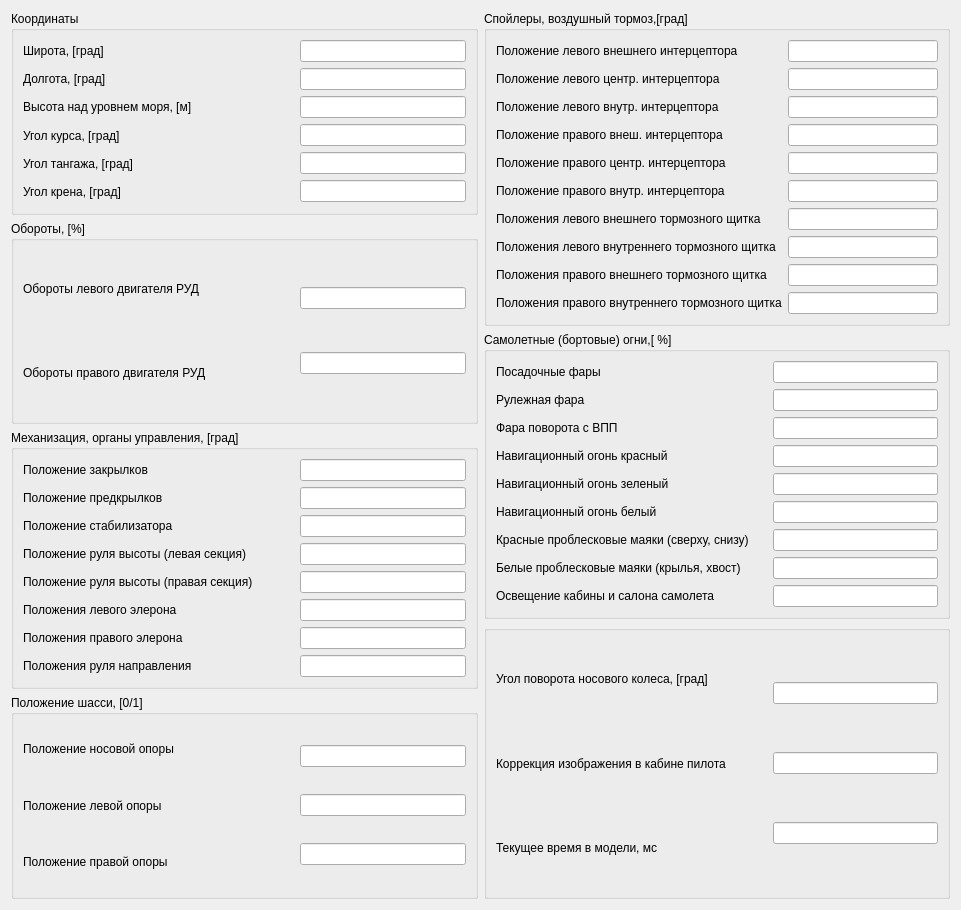
<?xml version="1.0" encoding="UTF-8"?>
<ui version="4.0">
 <class>MainVisual</class>
 <widget class="QWidget" name="MainVisual">
  <property name="geometry">
   <rect>
    <x>0</x>
    <y>0</y>
    <width>961</width>
    <height>910</height>
   </rect>
  </property>
  <property name="windowTitle">
   <string>Form</string>
  </property>
  <layout class="QHBoxLayout" name="horizontalLayout_8">
   <item>
    <layout class="QVBoxLayout" name="verticalLayout_5">
     <item>
      <widget class="QGroupBox" name="mCloudGrB">
       <property name="title">
        <string>Координаты</string>
       </property>
       <layout class="QHBoxLayout" name="horizontalLayout">
        <item>
         <layout class="QVBoxLayout" name="verticalLayout_4">
          <item>
           <widget class="QLabel" name="label_3">
            <property name="minimumSize">
             <size>
              <width>271</width>
              <height>0</height>
             </size>
            </property>
            <property name="text">
             <string>Широта, [град]</string>
            </property>
           </widget>
          </item>
          <item>
           <widget class="QLabel" name="label_4">
            <property name="text">
             <string>Долгота, [град]</string>
            </property>
           </widget>
          </item>
          <item>
           <widget class="QLabel" name="label_5">
            <property name="text">
             <string>Высота над уровнем моря, [м]</string>
            </property>
           </widget>
          </item>
          <item>
           <widget class="QLabel" name="label_6">
            <property name="minimumSize">
             <size>
              <width>271</width>
              <height>0</height>
             </size>
            </property>
            <property name="text">
             <string>Угол курса, [град]</string>
            </property>
           </widget>
          </item>
          <item>
           <widget class="QLabel" name="label_7">
            <property name="text">
             <string>Угол тангажа, [град]</string>
            </property>
           </widget>
          </item>
          <item>
           <widget class="QLabel" name="label_8">
            <property name="text">
             <string>Угол крена, [град]</string>
            </property>
           </widget>
          </item>
         </layout>
        </item>
        <item>
         <layout class="QVBoxLayout" name="verticalLayout_2">
          <item>
           <widget class="QLineEdit" name="pcoord_lat">
            <property name="text">
             <string/>
            </property>
           </widget>
          </item>
          <item>
           <widget class="QLineEdit" name="pcoord_lon">
            <property name="text">
             <string/>
            </property>
           </widget>
          </item>
          <item>
           <widget class="QLineEdit" name="pcoord_h">
            <property name="text">
             <string/>
            </property>
           </widget>
          </item>
          <item>
           <widget class="QLineEdit" name="pangle_c">
            <property name="text">
             <string/>
            </property>
           </widget>
          </item>
          <item>
           <widget class="QLineEdit" name="pangle_p">
            <property name="text">
             <string/>
            </property>
           </widget>
          </item>
          <item>
           <widget class="QLineEdit" name="pangle_r">
            <property name="text">
             <string/>
            </property>
           </widget>
          </item>
         </layout>
        </item>
       </layout>
      </widget>
     </item>
     <item>
      <widget class="QGroupBox" name="mCloudGrB_2">
       <property name="title">
        <string>Обороты, [%]</string>
       </property>
       <layout class="QHBoxLayout" name="horizontalLayout_4">
        <item>
         <layout class="QVBoxLayout" name="verticalLayout_8">
          <item>
           <widget class="QLabel" name="label_9">
            <property name="minimumSize">
             <size>
              <width>271</width>
              <height>0</height>
             </size>
            </property>
            <property name="text">
             <string>Обороты левого двигателя РУД</string>
            </property>
           </widget>
          </item>
          <item>
           <widget class="QLabel" name="label_10">
            <property name="text">
             <string>Обороты правого двигателя РУД</string>
            </property>
           </widget>
          </item>
         </layout>
        </item>
        <item>
         <layout class="QVBoxLayout" name="verticalLayout_10">
          <item>
           <widget class="QLineEdit" name="n2_l">
            <property name="text">
             <string/>
            </property>
           </widget>
          </item>
          <item>
           <widget class="QLineEdit" name="n2_r">
            <property name="text">
             <string/>
            </property>
           </widget>
          </item>
         </layout>
        </item>
       </layout>
      </widget>
     </item>
     <item>
      <widget class="QGroupBox" name="mCloudGrB_3">
       <property name="title">
        <string>Механизация, органы управления, [град]</string>
       </property>
       <layout class="QHBoxLayout" name="horizontalLayout_5">
        <item>
         <layout class="QVBoxLayout" name="verticalLayout_9">
          <item>
           <widget class="QLabel" name="label_11">
            <property name="minimumSize">
             <size>
              <width>271</width>
              <height>0</height>
             </size>
            </property>
            <property name="text">
             <string>Положение закрылков</string>
            </property>
           </widget>
          </item>
          <item>
           <widget class="QLabel" name="label_12">
            <property name="text">
             <string>Положение предкрылков</string>
            </property>
           </widget>
          </item>
          <item>
           <widget class="QLabel" name="label_13">
            <property name="text">
             <string>Положение стабилизатора</string>
            </property>
           </widget>
          </item>
          <item>
           <widget class="QLabel" name="label_14">
            <property name="minimumSize">
             <size>
              <width>271</width>
              <height>0</height>
             </size>
            </property>
            <property name="text">
             <string>Положение руля высоты (левая секция)</string>
            </property>
           </widget>
          </item>
          <item>
           <widget class="QLabel" name="label_15">
            <property name="text">
             <string>Положение руля высоты (правая секция)</string>
            </property>
           </widget>
          </item>
          <item>
           <widget class="QLabel" name="label_17">
            <property name="text">
             <string>Положения левого элерона</string>
            </property>
           </widget>
          </item>
          <item>
           <widget class="QLabel" name="label_18">
            <property name="text">
             <string>Положения правого элерона</string>
            </property>
           </widget>
          </item>
          <item>
           <widget class="QLabel" name="label_16">
            <property name="text">
             <string>Положения руля направления</string>
            </property>
           </widget>
          </item>
         </layout>
        </item>
        <item>
         <layout class="QVBoxLayout" name="verticalLayout_11">
          <item>
           <widget class="QLineEdit" name="flaps">
            <property name="text">
             <string/>
            </property>
           </widget>
          </item>
          <item>
           <widget class="QLineEdit" name="slats">
            <property name="text">
             <string/>
            </property>
           </widget>
          </item>
          <item>
           <widget class="QLineEdit" name="stabilizer">
            <property name="text">
             <string/>
            </property>
           </widget>
          </item>
          <item>
           <widget class="QLineEdit" name="elevator_l">
            <property name="text">
             <string/>
            </property>
           </widget>
          </item>
          <item>
           <widget class="QLineEdit" name="elevator_r">
            <property name="text">
             <string/>
            </property>
           </widget>
          </item>
          <item>
           <widget class="QLineEdit" name="aileron_l">
            <property name="text">
             <string/>
            </property>
           </widget>
          </item>
          <item>
           <widget class="QLineEdit" name="aileron_r">
            <property name="text">
             <string/>
            </property>
           </widget>
          </item>
          <item>
           <widget class="QLineEdit" name="rudder">
            <property name="text">
             <string/>
            </property>
           </widget>
          </item>
         </layout>
        </item>
       </layout>
      </widget>
     </item>
     <item>
      <widget class="QGroupBox" name="mCloudGrB_4">
       <property name="title">
        <string>Положение шасси, [0/1]</string>
       </property>
       <layout class="QHBoxLayout" name="horizontalLayout_6">
        <item>
         <layout class="QVBoxLayout" name="verticalLayout">
          <item>
           <widget class="QLabel" name="label_19">
            <property name="minimumSize">
             <size>
              <width>271</width>
              <height>0</height>
             </size>
            </property>
            <property name="text">
             <string>Положение носовой опоры</string>
            </property>
           </widget>
          </item>
          <item>
           <widget class="QLabel" name="label_20">
            <property name="text">
             <string>Положение левой опоры</string>
            </property>
           </widget>
          </item>
          <item>
           <widget class="QLabel" name="label_21">
            <property name="text">
             <string>Положение правой опоры</string>
            </property>
           </widget>
          </item>
         </layout>
        </item>
        <item>
         <layout class="QVBoxLayout" name="verticalLayout_3">
          <item>
           <widget class="QLineEdit" name="gear_n">
            <property name="text">
             <string/>
            </property>
           </widget>
          </item>
          <item>
           <widget class="QLineEdit" name="gear_l">
            <property name="text">
             <string/>
            </property>
           </widget>
          </item>
          <item>
           <widget class="QLineEdit" name="gear_r">
            <property name="text">
             <string/>
            </property>
           </widget>
          </item>
         </layout>
        </item>
       </layout>
      </widget>
     </item>
    </layout>
   </item>
   <item>
    <layout class="QVBoxLayout" name="verticalLayout_6">
     <item>
      <widget class="QGroupBox" name="mCloudGrB_6">
       <property name="title">
        <string>Спойлеры, воздушный тормоз,[град]</string>
       </property>
       <layout class="QHBoxLayout" name="horizontalLayout_2">
        <item>
         <layout class="QVBoxLayout" name="verticalLayout_20">
          <item>
           <widget class="QLabel" name="label_27">
            <property name="minimumSize">
             <size>
              <width>271</width>
              <height>0</height>
             </size>
            </property>
            <property name="text">
             <string>Положение левого внешнего интерцептора</string>
            </property>
           </widget>
          </item>
          <item>
           <widget class="QLabel" name="label_28">
            <property name="text">
             <string>Положение левого центр. интерцептора</string>
            </property>
           </widget>
          </item>
          <item>
           <widget class="QLabel" name="label_29">
            <property name="text">
             <string>Положение левого внутр. интерцептора</string>
            </property>
           </widget>
          </item>
          <item>
           <widget class="QLabel" name="label_30">
            <property name="minimumSize">
             <size>
              <width>271</width>
              <height>0</height>
             </size>
            </property>
            <property name="text">
             <string>Положение правого внеш. интерцептора</string>
            </property>
           </widget>
          </item>
          <item>
           <widget class="QLabel" name="label_31">
            <property name="text">
             <string>Положение правого центр. интерцептора</string>
            </property>
           </widget>
          </item>
          <item>
           <widget class="QLabel" name="label_32">
            <property name="text">
             <string>Положение правого внутр. интерцептора</string>
            </property>
           </widget>
          </item>
          <item>
           <widget class="QLabel" name="label_33">
            <property name="text">
             <string>Положения левого внешнего тормозного щитка</string>
            </property>
           </widget>
          </item>
          <item>
           <widget class="QLabel" name="label_35">
            <property name="text">
             <string>Положения левого внутреннего тормозного щитка</string>
            </property>
           </widget>
          </item>
          <item>
           <widget class="QLabel" name="label_36">
            <property name="text">
             <string>Положения правого внешнего тормозного щитка</string>
            </property>
           </widget>
          </item>
          <item>
           <widget class="QLabel" name="label_34">
            <property name="text">
             <string>Положения правого внутреннего тормозного щитка</string>
            </property>
           </widget>
          </item>
         </layout>
        </item>
        <item>
         <layout class="QVBoxLayout" name="verticalLayout_21">
          <item>
           <widget class="QLineEdit" name="spoiler_lob">
            <property name="text">
             <string/>
            </property>
           </widget>
          </item>
          <item>
           <widget class="QLineEdit" name="spoiler_lce">
            <property name="text">
             <string/>
            </property>
           </widget>
          </item>
          <item>
           <widget class="QLineEdit" name="spoiler_lin">
            <property name="text">
             <string/>
            </property>
           </widget>
          </item>
          <item>
           <widget class="QLineEdit" name="spoiler_rob">
            <property name="text">
             <string/>
            </property>
           </widget>
          </item>
          <item>
           <widget class="QLineEdit" name="spoiler_rce">
            <property name="text">
             <string/>
            </property>
           </widget>
          </item>
          <item>
           <widget class="QLineEdit" name="spoiler_rin">
            <property name="text">
             <string/>
            </property>
           </widget>
          </item>
          <item>
           <widget class="QLineEdit" name="gr_spoiler_lob">
            <property name="text">
             <string/>
            </property>
           </widget>
          </item>
          <item>
           <widget class="QLineEdit" name="gr_spoiler_lin">
            <property name="text">
             <string/>
            </property>
           </widget>
          </item>
          <item>
           <widget class="QLineEdit" name="gr_spoiler_rob">
            <property name="text">
             <string/>
            </property>
           </widget>
          </item>
          <item>
           <widget class="QLineEdit" name="gr_spoiler_rin">
            <property name="text">
             <string/>
            </property>
           </widget>
          </item>
         </layout>
        </item>
       </layout>
      </widget>
     </item>
     <item>
      <widget class="QGroupBox" name="mCloudGrB_7">
       <property name="title">
        <string>Самолетные (бортовые) огни,[ %]</string>
       </property>
       <layout class="QHBoxLayout" name="horizontalLayout_3">
        <item>
         <layout class="QVBoxLayout" name="verticalLayout_22">
          <item>
           <widget class="QLabel" name="label_38">
            <property name="text">
             <string>Посадочные фары</string>
            </property>
           </widget>
          </item>
          <item>
           <widget class="QLabel" name="label_39">
            <property name="text">
             <string>Рулежная фара</string>
            </property>
           </widget>
          </item>
          <item>
           <widget class="QLabel" name="label_40">
            <property name="minimumSize">
             <size>
              <width>271</width>
              <height>0</height>
             </size>
            </property>
            <property name="text">
             <string>Фара поворота с ВПП</string>
            </property>
           </widget>
          </item>
          <item>
           <widget class="QLabel" name="label_41">
            <property name="text">
             <string>Навигационный огонь красный</string>
            </property>
           </widget>
          </item>
          <item>
           <widget class="QLabel" name="label_42">
            <property name="text">
             <string>Навигационный огонь зеленый</string>
            </property>
           </widget>
          </item>
          <item>
           <widget class="QLabel" name="label_43">
            <property name="text">
             <string>Навигационный огонь белый</string>
            </property>
           </widget>
          </item>
          <item>
           <widget class="QLabel" name="label_44">
            <property name="text">
             <string>Красные проблесковые маяки (сверху, снизу)</string>
            </property>
           </widget>
          </item>
          <item>
           <widget class="QLabel" name="label_45">
            <property name="text">
             <string>Белые проблесковые маяки (крылья, хвост)</string>
            </property>
           </widget>
          </item>
          <item>
           <widget class="QLabel" name="label_46">
            <property name="text">
             <string>Освещение кабины и салона самолета</string>
            </property>
           </widget>
          </item>
         </layout>
        </item>
        <item>
         <layout class="QVBoxLayout" name="verticalLayout_23">
          <item>
           <widget class="QLineEdit" name="landing_lights">
            <property name="text">
             <string/>
            </property>
           </widget>
          </item>
          <item>
           <widget class="QLineEdit" name="taxi_light">
            <property name="text">
             <string/>
            </property>
           </widget>
          </item>
          <item>
           <widget class="QLineEdit" name="runway_turnofflights">
            <property name="text">
             <string/>
            </property>
           </widget>
          </item>
          <item>
           <widget class="QLineEdit" name="nav_light_red">
            <property name="text">
             <string/>
            </property>
           </widget>
          </item>
          <item>
           <widget class="QLineEdit" name="nav_light_green">
            <property name="text">
             <string/>
            </property>
           </widget>
          </item>
          <item>
           <widget class="QLineEdit" name="nav_light_white">
            <property name="text">
             <string/>
            </property>
           </widget>
          </item>
          <item>
           <widget class="QLineEdit" name="anticollosion_bec_red">
            <property name="text">
             <string/>
            </property>
           </widget>
          </item>
          <item>
           <widget class="QLineEdit" name="anticoll_bec_white">
            <property name="text">
             <string/>
            </property>
           </widget>
          </item>
          <item>
           <widget class="QLineEdit" name="internal_lights">
            <property name="text">
             <string/>
            </property>
           </widget>
          </item>
         </layout>
        </item>
       </layout>
      </widget>
     </item>
     <item>
      <widget class="QGroupBox" name="groupBox">
       <property name="title">
        <string/>
       </property>
       <layout class="QHBoxLayout" name="horizontalLayout_7">
        <item>
         <layout class="QVBoxLayout" name="verticalLayout_13">
          <item>
           <widget class="QLabel" name="label_23">
            <property name="minimumSize">
             <size>
              <width>271</width>
              <height>0</height>
             </size>
            </property>
            <property name="text">
             <string>Угол поворота носового колеса, [град]</string>
            </property>
           </widget>
          </item>
          <item>
           <widget class="QLabel" name="label_25">
            <property name="minimumSize">
             <size>
              <width>271</width>
              <height>0</height>
             </size>
            </property>
            <property name="text">
             <string>Коррекция изображения в кабине пилота</string>
            </property>
           </widget>
          </item>
          <item>
           <widget class="QLabel" name="label_24">
            <property name="minimumSize">
             <size>
              <width>271</width>
              <height>0</height>
             </size>
            </property>
            <property name="text">
             <string>Текущее время в модели, мс</string>
            </property>
           </widget>
          </item>
         </layout>
        </item>
        <item>
         <layout class="QVBoxLayout" name="verticalLayout_12">
          <item>
           <widget class="QLineEdit" name="gear_stri_angle">
            <property name="text">
             <string/>
            </property>
           </widget>
          </item>
          <item>
           <widget class="QLineEdit" name="num_correct">
            <property name="text">
             <string/>
            </property>
           </widget>
          </item>
          <item>
           <widget class="QLineEdit" name="curr_time">
            <property name="text">
             <string/>
            </property>
           </widget>
          </item>
         </layout>
        </item>
       </layout>
      </widget>
     </item>
    </layout>
   </item>
  </layout>
 </widget>
 <resources/>
 <connections/>
</ui>
